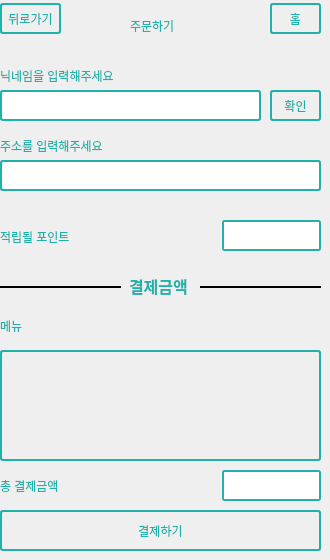
   <widget class="QWidget" name="pay_page">
    <widget class="QLabel" name="label_6">
     <property name="geometry">
      <rect>
       <x>130</x>
       <y>10</y>
       <width>81</width>
       <height>31</height>
      </rect>
     </property>
     <property name="styleSheet">
      <string notr="true">font: 700 12pt &quot;맑은 고딕&quot;;
color: rgb(32, 178, 170);</string>
     </property>
     <property name="text">
      <string>주문하기</string>
     </property>
    </widget>
    <widget class="QLineEdit" name="pay_name">
     <property name="geometry">
      <rect>
       <x>0</x>
       <y>90</y>
       <width>261</width>
       <height>31</height>
      </rect>
     </property>
     <property name="styleSheet">
      <string notr="true">border-style: solid;
border-width: 2px;
border-color: #20B2AA;
border-radius: 3px;</string>
     </property>
    </widget>
    <widget class="QLabel" name="label_7">
     <property name="geometry">
      <rect>
       <x>0</x>
       <y>60</y>
       <width>131</width>
       <height>31</height>
      </rect>
     </property>
     <property name="styleSheet">
      <string notr="true">font: 700 9pt &quot;맑은 고딕&quot;;
color: rgb(32, 178, 170);</string>
     </property>
     <property name="text">
      <string>닉네임을 입력해주세요</string>
     </property>
    </widget>
    <widget class="QLabel" name="label_8">
     <property name="geometry">
      <rect>
       <x>0</x>
       <y>229</y>
       <width>81</width>
       <height>16</height>
      </rect>
     </property>
     <property name="styleSheet">
      <string notr="true">font: 700 9pt &quot;맑은 고딕&quot;;
color: rgb(32, 178, 170);</string>
     </property>
     <property name="text">
      <string>적립될 포인트</string>
     </property>
    </widget>
    <widget class="QTextEdit" name="pay_point">
     <property name="geometry">
      <rect>
       <x>222</x>
       <y>220</y>
       <width>99</width>
       <height>31</height>
      </rect>
     </property>
     <property name="mouseTracking">
      <bool>false</bool>
     </property>
     <property name="styleSheet">
      <string notr="true">font: 700 9pt &quot;맑은 고딕&quot;;
color: rgb(32, 178, 170);
border-style: solid;
border-width: 2px;
border-color: #20B2AA;
border-radius: 3px;</string>
     </property>
     <property name="readOnly">
      <bool>true</bool>
     </property>
    </widget>
    <widget class="QLabel" name="label_10">
     <property name="geometry">
      <rect>
       <x>0</x>
       <y>310</y>
       <width>81</width>
       <height>31</height>
      </rect>
     </property>
     <property name="styleSheet">
      <string notr="true">font: 700 9pt &quot;맑은 고딕&quot;;
color: rgb(32, 178, 170);</string>
     </property>
     <property name="text">
      <string>메뉴</string>
     </property>
    </widget>
    <widget class="QLabel" name="label_12">
     <property name="geometry">
      <rect>
       <x>0</x>
       <y>470</y>
       <width>81</width>
       <height>31</height>
      </rect>
     </property>
     <property name="styleSheet">
      <string notr="true">font: 700 9pt &quot;맑은 고딕&quot;;
color: rgb(32, 178, 170);</string>
     </property>
     <property name="text">
      <string>총 결제금액</string>
     </property>
    </widget>
    <widget class="QTextEdit" name="pay_price">
     <property name="geometry">
      <rect>
       <x>222</x>
       <y>470</y>
       <width>99</width>
       <height>31</height>
      </rect>
     </property>
     <property name="mouseTracking">
      <bool>false</bool>
     </property>
     <property name="styleSheet">
      <string notr="true">font: 700 9pt &quot;맑은 고딕&quot;;
color: rgb(32, 178, 170);
border-style: solid;
border-width: 2px;
border-color: #20B2AA;
border-radius: 3px;</string>
     </property>
     <property name="readOnly">
      <bool>true</bool>
     </property>
    </widget>
    <widget class="QLabel" name="label_9">
     <property name="geometry">
      <rect>
       <x>129</x>
       <y>270</y>
       <width>71</width>
       <height>31</height>
      </rect>
     </property>
     <property name="font">
      <font>
       <family>맑은 고딕</family>
       <pointsize>12</pointsize>
       <italic>false</italic>
       <bold>true</bold>
      </font>
     </property>
     <property name="styleSheet">
      <string notr="true">font: 700 12pt &quot;맑은 고딕&quot;;
color: rgb(32, 178, 170);</string>
     </property>
     <property name="text">
      <string>결제금액</string>
     </property>
    </widget>
    <widget class="QPushButton" name="pay_btn">
     <property name="geometry">
      <rect>
       <x>0</x>
       <y>510</y>
       <width>321</width>
       <height>41</height>
      </rect>
     </property>
     <property name="cursor">
      <cursorShape>PointingHandCursor</cursorShape>
     </property>
     <property name="styleSheet">
      <string notr="true">font: 700 9pt &quot;맑은 고딕&quot;;
color: rgb(32, 178, 170);
border-style: solid;
border-width: 2px;
border-color: #20B2AA;
border-radius: 3px;</string>
     </property>
     <property name="text">
      <string>결제하기</string>
     </property>
    </widget>
    <widget class="QPushButton" name="home_btn_4">
     <property name="geometry">
      <rect>
       <x>270</x>
       <y>3</y>
       <width>51</width>
       <height>31</height>
      </rect>
     </property>
     <property name="cursor">
      <cursorShape>PointingHandCursor</cursorShape>
     </property>
     <property name="styleSheet">
      <string notr="true">font: 700 9pt &quot;맑은 고딕&quot;;
color: rgb(32, 178, 170);
border-style: solid;
border-width: 2px;
border-color: #20B2AA;
border-radius: 3px;</string>
     </property>
     <property name="text">
      <string>홈</string>
     </property>
    </widget>
    <widget class="QPushButton" name="back_btn_4">
     <property name="geometry">
      <rect>
       <x>0</x>
       <y>3</y>
       <width>61</width>
       <height>31</height>
      </rect>
     </property>
     <property name="cursor">
      <cursorShape>PointingHandCursor</cursorShape>
     </property>
     <property name="styleSheet">
      <string notr="true">font: 700 9pt &quot;맑은 고딕&quot;;
color: rgb(32, 178, 170);
border-style: solid;
border-width: 2px;
border-color: #20B2AA;
border-radius: 3px;</string>
     </property>
     <property name="text">
      <string>뒤로가기</string>
     </property>
    </widget>
    <widget class="QLabel" name="label_16">
     <property name="geometry">
      <rect>
       <x>0</x>
       <y>130</y>
       <width>131</width>
       <height>31</height>
      </rect>
     </property>
     <property name="styleSheet">
      <string notr="true">font: 700 9pt &quot;맑은 고딕&quot;;
color: rgb(32, 178, 170);</string>
     </property>
     <property name="text">
      <string>주소를 입력해주세요</string>
     </property>
    </widget>
    <widget class="QLineEdit" name="pay_address">
     <property name="geometry">
      <rect>
       <x>0</x>
       <y>160</y>
       <width>321</width>
       <height>31</height>
      </rect>
     </property>
     <property name="styleSheet">
      <string notr="true">border-style: solid;
border-width: 2px;
border-color: #20B2AA;
border-radius: 3px;</string>
     </property>
    </widget>
    <widget class="QLabel" name="pay_menu">
     <property name="geometry">
      <rect>
       <x>0</x>
       <y>350</y>
       <width>321</width>
       <height>111</height>
      </rect>
     </property>
     <property name="mouseTracking">
      <bool>false</bool>
     </property>
     <property name="styleSheet">
      <string notr="true">font: 700 9pt &quot;맑은 고딕&quot;;
color: rgb(32, 178, 170);
border-style: solid;
border-width: 2px;
border-color: #20B2AA;
border-radius: 3px;</string>
     </property>
     <property name="text">
      <string/>
     </property>
    </widget>
    <widget class="QPushButton" name="pay__btnN_2">
     <property name="geometry">
      <rect>
       <x>270</x>
       <y>90</y>
       <width>51</width>
       <height>31</height>
      </rect>
     </property>
     <property name="cursor">
      <cursorShape>PointingHandCursor</cursorShape>
     </property>
     <property name="styleSheet">
      <string notr="true">font: 700 9pt &quot;맑은 고딕&quot;;
color: rgb(32, 178, 170);
border-style: solid;
border-width: 2px;
border-color: #20B2AA;
border-radius: 3px;</string>
     </property>
     <property name="text">
      <string>확인</string>
     </property>
    </widget>
    <widget class="Line" name="line_1">
     <property name="geometry">
      <rect>
       <x>0</x>
       <y>277</y>
       <width>121</width>
       <height>21</height>
      </rect>
     </property>
     <property name="font">
      <font>
       <bold>false</bold>
      </font>
     </property>
     <property name="styleSheet">
      <string notr="true"/>
     </property>
     <property name="frameShadow">
      <enum>QFrame::Plain</enum>
     </property>
     <property name="lineWidth">
      <number>2</number>
     </property>
     <property name="midLineWidth">
      <number>0</number>
     </property>
     <property name="orientation">
      <enum>Qt::Horizontal</enum>
     </property>
    </widget>
    <widget class="Line" name="line_2">
     <property name="geometry">
      <rect>
       <x>200</x>
       <y>277</y>
       <width>121</width>
       <height>21</height>
      </rect>
     </property>
     <property name="font">
      <font>
       <bold>false</bold>
      </font>
     </property>
     <property name="frameShadow">
      <enum>QFrame::Plain</enum>
     </property>
     <property name="lineWidth">
      <number>2</number>
     </property>
     <property name="midLineWidth">
      <number>0</number>
     </property>
     <property name="orientation">
      <enum>Qt::Horizontal</enum>
     </property>
    </widget>
    <zorder>label_6</zorder>
    <zorder>label_7</zorder>
    <zorder>label_8</zorder>
    <zorder>pay_point</zorder>
    <zorder>label_10</zorder>
    <zorder>label_12</zorder>
    <zorder>pay_price</zorder>
    <zorder>label_9</zorder>
    <zorder>pay_btn</zorder>
    <zorder>home_btn_4</zorder>
    <zorder>back_btn_4</zorder>
    <zorder>label_16</zorder>
    <zorder>pay_address</zorder>
    <zorder>pay_menu</zorder>
    <zorder>pay_name</zorder>
    <zorder>pay__btnN_2</zorder>
    <zorder>line_1</zorder>
    <zorder>line_2</zorder>
   </widget>
